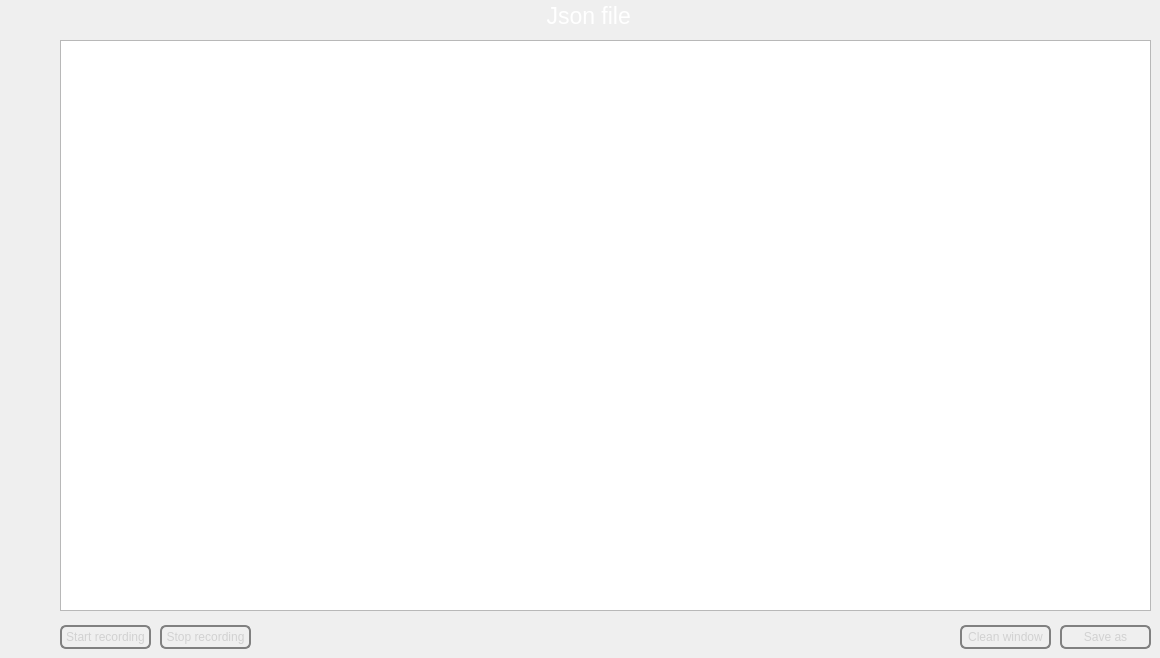
      <widget class="QWidget" name="page3">
       <attribute name="title">
        <string>Tab 3</string>
       </attribute>
       <widget class="QPlainTextEdit" name="plainTextEdit">
        <property name="geometry">
         <rect>
          <x>60</x>
          <y>40</y>
          <width>1091</width>
          <height>571</height>
         </rect>
        </property>
       </widget>
       <widget class="QLabel" name="label_29">
        <property name="geometry">
         <rect>
          <x>470</x>
          <y>0</y>
          <width>231</width>
          <height>31</height>
         </rect>
        </property>
        <property name="font">
         <font>
          <pointsize>17</pointsize>
          <bold>false</bold>
         </font>
        </property>
        <property name="styleSheet">
         <string notr="true">QLabel
{color: white;}</string>
        </property>
        <property name="text">
         <string> Json file</string>
        </property>
        <property name="alignment">
         <set>Qt::AlignmentFlag::AlignCenter</set>
        </property>
       </widget>
       <widget class="QPushButton" name="clean_window">
        <property name="geometry">
         <rect>
          <x>960</x>
          <y>625</y>
          <width>91</width>
          <height>24</height>
         </rect>
        </property>
        <property name="styleSheet">
         <string notr="true">QPushButton
{
	color: rgb(209, 209, 209);
    border-width: 2px; 
    border-radius: 6; 
    border-color: gray; 
    border-style: solid; 
    padding: 2px; 
}

QPushButton:pressed
 {
	color: rgb(0, 0, 0);
	background-color: rgb(184, 184, 184);
    font:12px;
}
</string>
        </property>
        <property name="text">
         <string>Clean window</string>
        </property>
       </widget>
       <widget class="QPushButton" name="save_to_jsonfile">
        <property name="geometry">
         <rect>
          <x>1060</x>
          <y>625</y>
          <width>91</width>
          <height>24</height>
         </rect>
        </property>
        <property name="styleSheet">
         <string notr="true">QPushButton
{
	color: rgb(209, 209, 209);
    border-width: 2px; 
    border-radius: 6; 
    border-color: gray; 
    border-style: solid; 
    padding: 2px; 
}

QPushButton:pressed
 {
	color: rgb(0, 0, 0);
	background-color: rgb(184, 184, 184);
    font:12px;
}
</string>
        </property>
        <property name="text">
         <string>Save as</string>
        </property>
       </widget>
       <widget class="QPushButton" name="start_writing_json">
        <property name="geometry">
         <rect>
          <x>60</x>
          <y>625</y>
          <width>91</width>
          <height>24</height>
         </rect>
        </property>
        <property name="styleSheet">
         <string notr="true">QPushButton
{
	color: rgb(209, 209, 209);
    border-width: 2px; 
    border-radius: 6; 
    border-color: gray; 
    border-style: solid; 
    padding: 2px; 
}

QPushButton:pressed
 {
	color: rgb(0, 0, 0);
	background-color: rgb(184, 184, 184);
    font:12px;
}
</string>
        </property>
        <property name="text">
         <string>Start recording</string>
        </property>
       </widget>
       <widget class="QPushButton" name="stop_writing_json">
        <property name="geometry">
         <rect>
          <x>160</x>
          <y>625</y>
          <width>91</width>
          <height>24</height>
         </rect>
        </property>
        <property name="styleSheet">
         <string notr="true">QPushButton
{
	color: rgb(209, 209, 209);
    border-width: 2px; 
    border-radius: 6; 
    border-color: gray; 
    border-style: solid; 
    padding: 2px; 
}

QPushButton:pressed
 {
	color: rgb(0, 0, 0);
	background-color: rgb(184, 184, 184);
    font:12px;
}
</string>
        </property>
        <property name="text">
         <string>Stop recording</string>
        </property>
       </widget>
      </widget>
